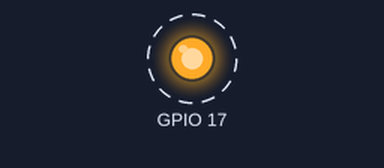
Recording of a program running on a simulated Raspberry Pi (BCM pin numbers). On the bench: output pins drawn as LEDs (lit = HIGH). Dashed ring = blinking. What the program prints to the terminal is not drawn. At 20.0 s the program stops and its outputs stay as they are.

Above: at 0.5 s.
Timing chart, 0 to 4.6 s (numbered marks = the images above):
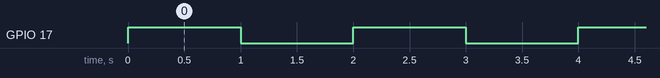

The program:

blink.py
```python
#!usr/bin/env/ python
import RPi.GPIO as GPIO
import time
GPIO.setmode(GPIO.BCM)

GPIO.setup(17, GPIO.OUT)

def blink():
        x=0
        while x<10:
                GPIO.output(17, True)
                time.sleep(1)
                GPIO.output(17, False)
                time.sleep(1)
                x=x+1
        print "THE END"
        GPIO.cleanup()

blink()
```

Measured:
- by itself, GPIO 17: alternates HIGH for 1.0 s and LOW for 1.0 s, 20 changes in all, then stays LOW
